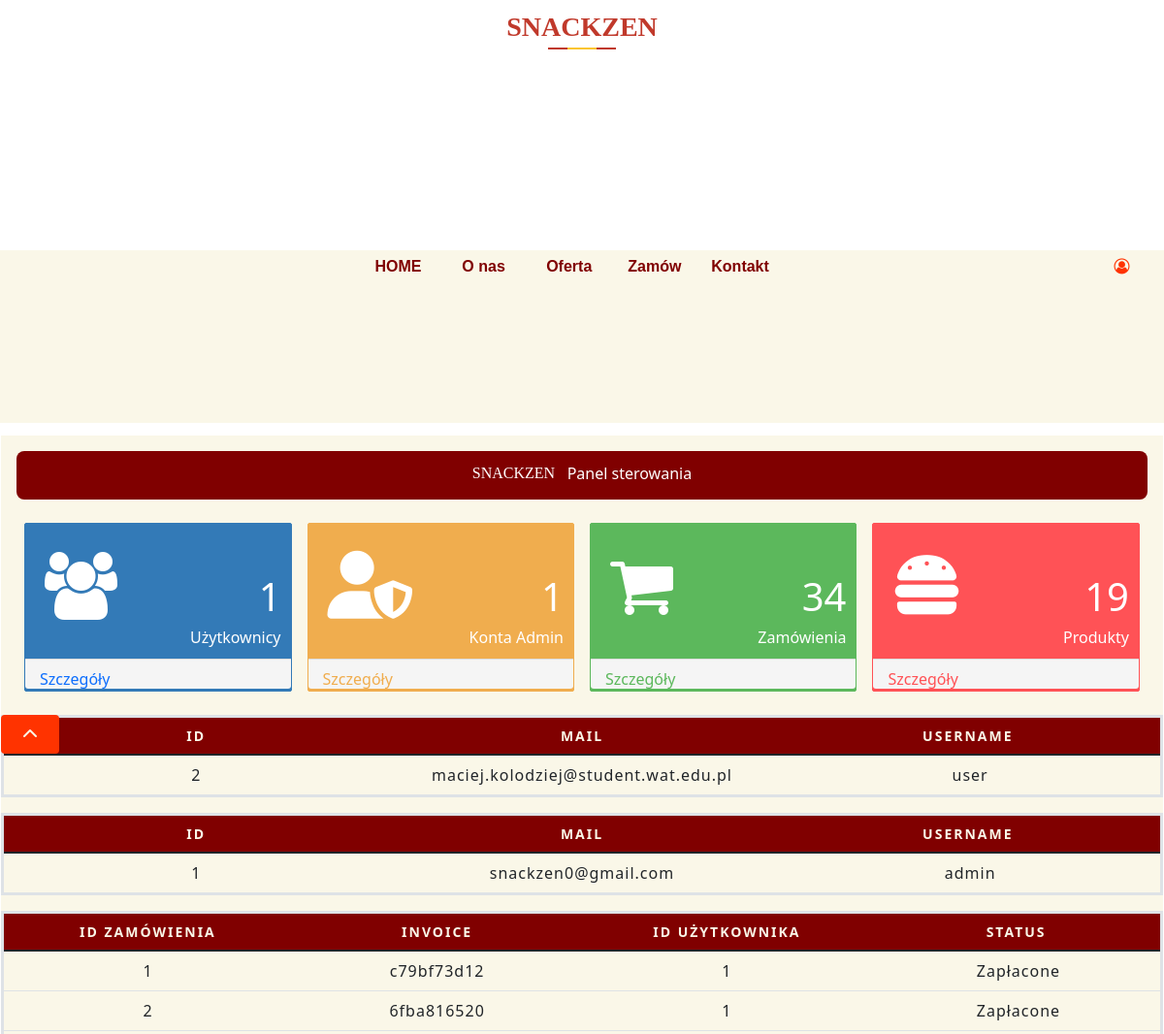
Before: /admin_panel (upper part) with the older database file.
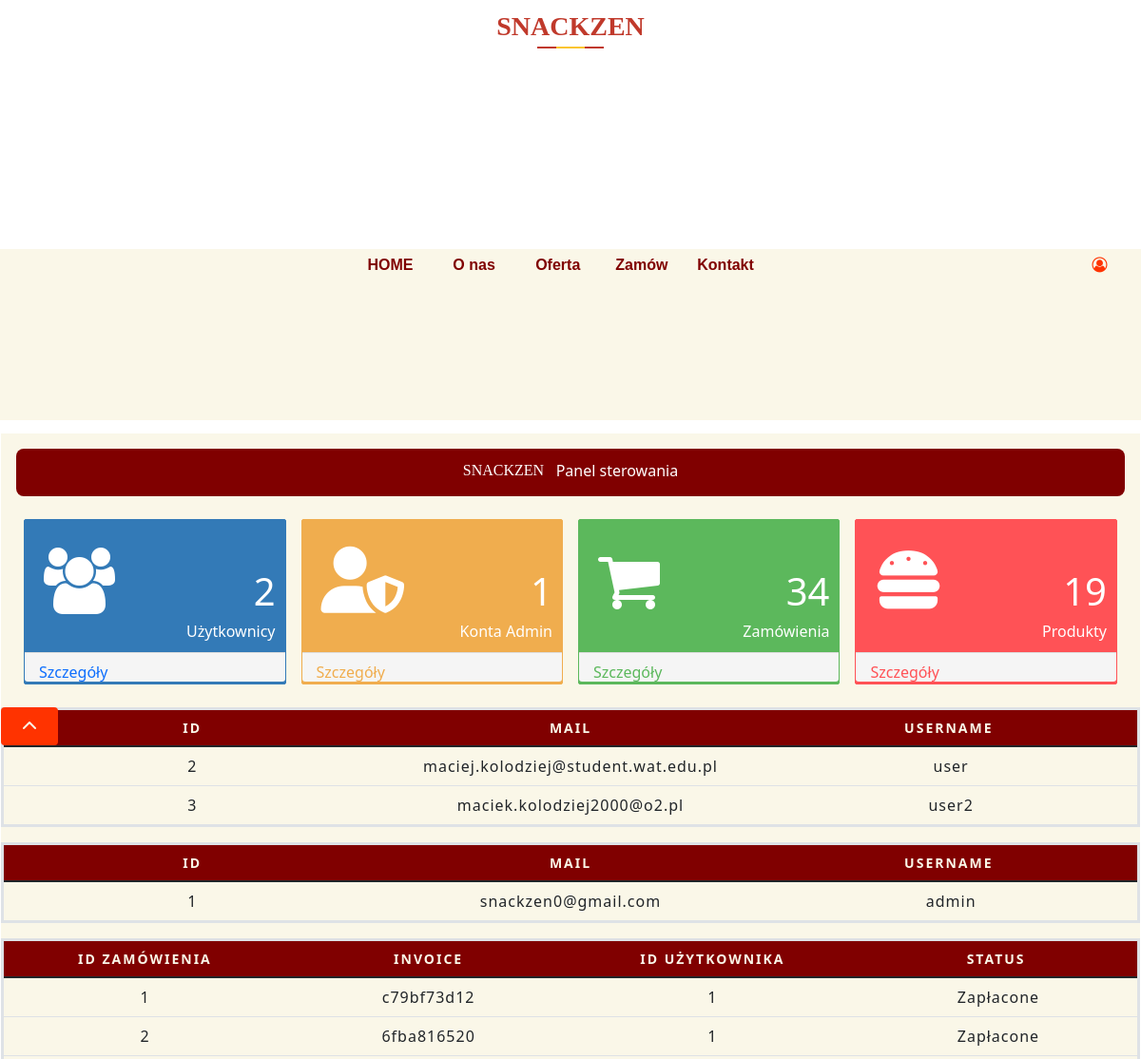
After: the same page with the newer database file.
### Restaurant/models.py (models this page shows, shortened)
class User(db.Model, UserMixin):
    id = db.Column(db.Integer, primary_key=True)
    username = db.Column(db.String(20), unique=True, nullable=False)
    email = db.Column(db.String(120), unique=True, nullable=False)
    password = db.Column(db.String(60), unique=True)

class CustomerOrder(db.Model):
    id = db.Column(db.Integer, primary_key=True)
    invoice = db.Column(db.String(20), unique=True, nullable=False)
    status = db.Column(db.String(20), default='Niewiadomo', nullable=False)
    customer_id = db.Column(db.String(20), unique=False, nullable=False)
    date_created = db.Column(db.DateTime, default=datetime.utcnow, nullable=False)
    orders = db.Column(JsonEcodedDict)

### Restaurant/routes.py (the view)
@app.route('/admin_panel')
def admin_panel():
    users = User.query.all()
    orders = CustomerOrder.query.all()
    products = Product.query.all()
    return render_template('admin_panel.html', menu=menu, title='Admin Panel', orders=orders, last_user=len(users),users=users,
                           number_of_orders=len(orders), products=products, number_of_products=len(products))

### Restaurant/models.py (called while the page is built)
    def process_result_value(self, value, dialect):
        if value is None:
            return {}
        else:
            return json.loads(value)

### Restaurant/templates/admin_panel.html (shortened to what this page needs)
{% extends "layout.html" %}
{% block content %}
    <div id="information-box">
<div class='center-content'>
    <link rel="stylesheet" href="https://cdnjs.cloudflare.com/ajax/libs/font-awesome/4.7.0/css/font-awesome.min.css">
    <div class='all-border' id="all-border">
      <div class='shows-location'>
        <div class='location-text'>
            <span class='location'>&nbsp; &nbsp;Panel sterowania <p style="font-family: Food;float: left">SNACKZEN</p></span>
        </div>
      </div>
      <section role="tablist">
        <div class='site-info'>
          <div class='all-quick-info'>
            <div class='info-icon'><i class="fa">&#xf0c0;</i></div>
            <div class='text-right'>
              <div class='info-numbers'><span>{{ last_user - 1}}</span></div>
              <div>Użytkownicy</div>
            </div>
            <div class='info-box-footer'>
              <a class='user-href' href="#users"><span class="pull-left">Szczegóły</span></a>
            </div>
          </div>
          <div style='background: #f0ad4e; border-color: #f0ad4e;' class='all-quick-info'>
            <div class='info-icon'> <i class="fas fa-user-shield"></i></div>
            <div class='text-right'>
              <div class='info-numbers'><span>1</span></div>
              <div>Konta Admin</div>
            </div>
            <div class='info-box-footer'>
              <a href='#admins' class='user-href' style='color: #f0ad4e;'><span class="pull-left">Szczegóły</span>
                <span class='pull-right'></span></a>
            </div>
          </div>
          <div style='background: #5cb85c; border-color: #5cb85c;' class='all-quick-info'>
            <div class='info-icon'> <i class="fa">&#xf07a;</i></div>
            <div class='text-right'>
              <div class='info-numbers'><span>{{ number_of_orders }}</span></div>
              <div>Zamówienia</div>
            </div>
            <div class='info-box-footer'>
              <a href='#orders' class='user-href' style='color: #5cb85c;'><span class="pull-left">Szczegóły</span>
                <span class='pull-right'></span></a>
            </div>
          </div>
          <div style='background: #ff5256; border-color: #ff5256;' class='all-quick-info'>
            <div class='info-icon'><i class="fas fa-hamburger"></i></div>
            <div class='text-right'>
              <div class='info-numbers'><span>{{ number_of_products }}</span></div>
              <div>Produkty</div>
            </div>
            <div class='info-box-footer'>
              <a href="#products" class='user-href' style='color: #ff5256;'><span class="pull-left">Szczegóły</span>
                <span class='pull-right'></span></a>
            </div>
          </div>
        </div>
      </section>
             <button style="position: fixed;width: 5%" class="btn btn-primary hBack" onclick="topFunction()"><i class="fas fa-chevron-up"></i></button>
        <table class="table table-hover show active" id="users">
      <thead>
        <th class="text-center">ID</th>
        <th class="text-center">Mail</th>
        <th class="text-center">Username</th>
      </thead>
    <tbody>
    {% for user in users %}
        {% if user.username != "admin" %}
        <tr>
          <td class="text-center">{{ user.id }}</td>
          <td class="text-center">{{ user.email }}</td>
          <td><span class="label label-info"><span class="glyphicon glyphicon-time">&nbsp;</span>{{ user.username }}</span>
          </td>
        </tr>
        {% endif %}
    {% endfor %}
    </tbody>
</table>
    <table class="table table-hover " id="admins">
      <thead>
        <th class="text-center">ID</th>
        <th class="text-center">Mail</th>
        <th class="text-center">Username</th>
      </thead>
    <tbody>
    {% for user in users %}
        {% if user.username == "admin" %}
        <tr>
          <td class="text-center">{{ user.id }}</td>
          <td class="text-center">{{ user.email }}</td>
          <td><span class="label label-info"><span class="glyphicon glyphicon-time">&nbsp;</span>{{ user.username }}</span>
          </td>
        </tr>
        {% endif %}
    {% endfor %}
    </tbody>
</table>
        <table class="table table-hover " id="orders">
      <thead>
        <th class="text-center">Id zamówienia</th>
        <th class="text-center">Invoice</th>
        <th class="text-center">Id użytkownika</th>
        <th class="text-center">Status</th>
      </thead>
    <tbody>
    {% for order in orders %}
        <tr>
          <td class="text-center">{{ order.id }}</td>
          <td>{{ order.invoice }}</td>
          <td class="text-center">{{ order.customer_id}}</td>
          <td><span class="label label-info"><span class="glyphicon glyphicon-time">&nbsp;</span>{{ order.status }}</span>
          </td>
        </tr>
    {% endfor %}
    </tbody>
</table>
    </div>
    </div>
</div>
{% endblock %}

### Restaurant/templates/layout.html (shortened to what this page needs)
<!DOCTYPE html>
<html lang="en">
<head>
    <link href="https://cdn.jsdelivr.net/npm/bootstrap@5.1.3/dist/css/bootstrap.min.css" rel="stylesheet">
    <link rel= "stylesheet" type= "text/css" href= "{{ url_for('static',filename='styles/style.css') }}">
    <link rel= "stylesheet" type= "text/css" href= "{{ url_for('static',filename='styles/fontello.css') }}">
</head>
<body>
    <div id="top-bar">
        <div id="res_name">
            <div class="page_title text-center">
                <h3 style="font-family: Food">SNACKZEN</h3>
            </div>
        </div>
        <div id="contest-menu">
            {% for el in menu %}
                <a style="font-weight: bold;color:maroon" class="contest-menu-element" href="{{ el.url }}">{{ el.name }} </a>
            {% endfor %}
            {% if current_user.is_authenticated %}
                <div class="contest-menu-element-user">
            <a><i class="icon-user"></i></a>{{ current_user.username }}
                <div class="dropdown-content">
                    <a href="\account">Mój profil</a>
                    {% if current_user.username =='admin' %}
                        <a href="\admin_panel">Panel Sterowania</a>
                        {% endif %}
                    <a href="{{ url_for("logout") }}">Wyloguj</a>
                 </div>
            </div>
            {% else %}
                <div class="contest-menu-element-user">
            <a><i class="icon-user"></i></a>
            </div>
            {% endif %}
        </div>
    </div>
{% block content %}{% endblock %}
</body>
</html>

### Restaurant/static/styles/style.css (style rules this page uses)
body { margin: 0px; height: 100vh; width: 100%; background-color: white; overflow: hidden; }
#top-bar { position: relative; width: 100%; height: 13%; background-color: white; margin-bottom: .3%; }
#res_name { height: 60%; position: absolute; text-align: center; width: 100%; font-size: 25px; font-weight: lighter; }
#contest-menu { position: absolute; bottom: 2%; background-color: rgb(250,247, 232); text-align: center; width: 100%; height: 40%; }
.contest-menu-element { font-family: Arial Narrow, sans-serif; width: 7%; text-align: center; color: black; display: inline-block; height: 100%; line-height: 2; text-decoration: none; }
.contest-menu-element-user { margin-left: 28%; margin-right: -28%; text-align: center; color: black; display: inline-block; justify-content: right; height: 100%; line-height: 2; text-decoration: none; }
#information-box { height: 81.7%; width: 100%; background-color: rgb(250,247, 232); display: flex; flex-direction: row; justify-content: space-around; }
.icon-user { color: #ff3300; }
table { table-layout: fixed; width: 100%; border-collapse: collapse; border: 3px solid #800000; }
thead { background-color: #800000; color: rgb(250,247, 232); font-size: 0.875rem; text-transform: uppercase; }
tbody td { text-align: center; }
th { letter-spacing: 2px; border: 1px solid #800000; }
td { letter-spacing: 1px; justify-content: space-between; }
.btn { font-size: 1rem; background-color: #ff3300; color: rgb(250,247, 232); border: maroon; padding: .5rem; }
.page_title { padding: 0px 0px; }
.page_title h3 { color: #c0392b; font-weight: 700; line-height: 2; margin-bottom: 0; position: relative; text-transform: capitalize; }
.page_title h3::before { background: #c0392b; width: 70px; height: 2px; position: absolute; content: ''; top: 90%; left: 50%; transform: translate(-50%, -50%); }
.page_title h3::after { position: absolute; content: ''; background: #fbc531; width: 30px; height: 2px; top: 90%; left: 50%; transform: translate(-50%, -50%); }
.all-border { border: 1px solid white; width: auto; height: 100%; overflow-y: auto; }
.shows-location { border: 1px solid transparent; width: auto; height: 50px; margin: 1em; border-radius: 8px; background: maroon; color: white; text-align: center; }
.location { font-size: 16px; display: inline-block; margin: 0; vertical-align: middle; padding: 10px 30px; }
.location-text { display: inline-block; margin: 0; }
.site-info { margin: 1em; height: AUTO; display: flex; }
.all-quick-info { border: 1px solid; width: 50%; height: auto; border-radius: 2px; color: #fff; background-color: #337ab7; border-color: #337ab7; margin: 0.5em; }
.info-icon { font-size: 70px; padding: 10px 20px; }
.info-numbers { font-size: 40px; }
.text-right { text-align: right; margin-top: -90px; padding: 10px; }
.info-box-footer { padding: 15px 15px; background-color: #f5f5f5; border-top: 1px solid #ddd; border-bottom-right-radius: 3px; border-bottom-left-radius: 3px; }
.pull-left { margin-top: -3%; }

Changed rows visible on the page:
added User: id "3", email "maciek.kolodziej2000@o2.pl", username "user2"
Other visible differences:
{{ last_user - 1 }}: "1" → "2"
